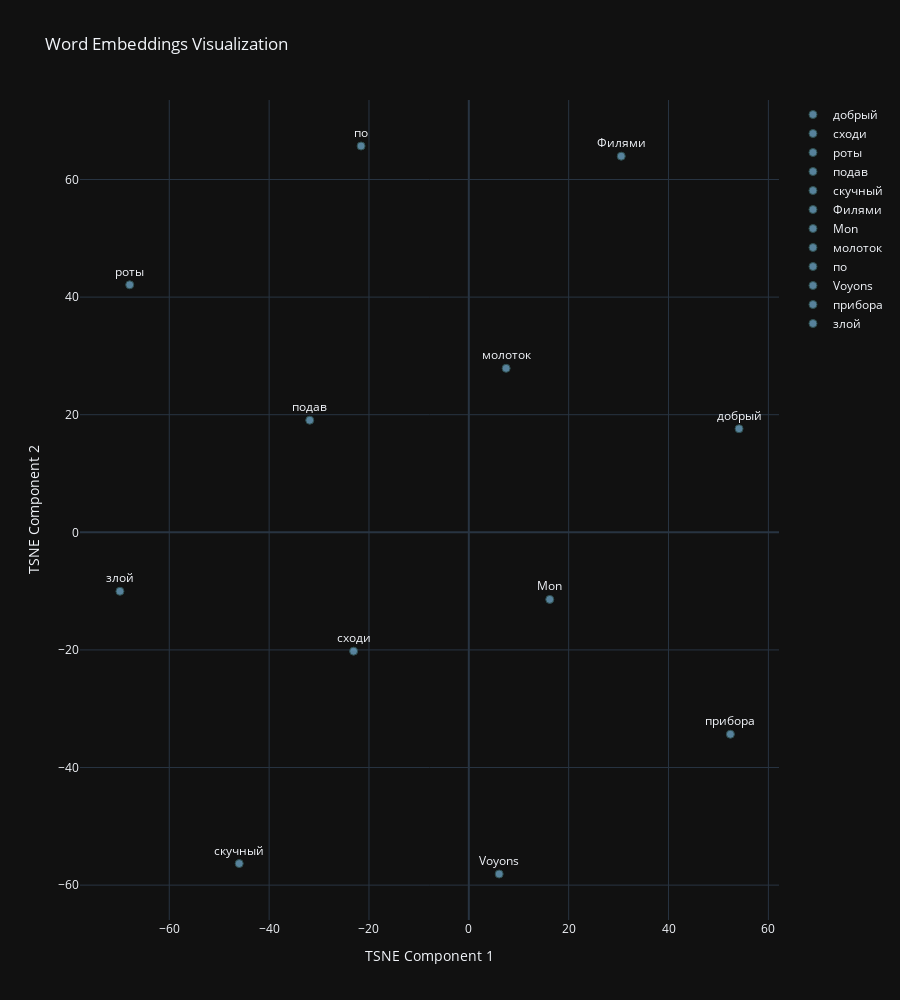

Source (notebook cell):
### Code cell
fake_word = 'злой'
fake_word_idx = tokenizer.encode(fake_word)
fake_embed = model[fake_word_idx]

fake_embed = torch.cat((embed, fake_embed), dim=0)
fake_near = tokenizer.decode(near1) + [fake_word]
Word2Vec.plot_embeddings(fake_near, fake_embed)

### Figure 1 — Plotly figure (JSON) as saved in the notebook; plotly's stock layout.template omitted (floating-point values rounded to 4 significant figures)
{"data": [{"marker": {"color": "rgba(135, 206, 250, 0.6)", "line": {"color": "DarkSlateGrey", "width": 1}, "size": 8}, "mode": "markers+text", "name": "добрый", "text": ["добрый"], "textposition": "top center", "type": "scatter", "x": [54.12], "y": [17.62]}, {"marker": {"color": "rgba(135, 206, 250, 0.6)", "line": {"color": "DarkSlateGrey", "width": 1}, "size": 8}, "mode": "markers+text", "name": "сходи", "text": ["сходи"], "textposition": "top center", "type": "scatter", "x": [-23.08], "y": [-20.21]}, {"marker": {"color": "rgba(135, 206, 250, 0.6)", "line": {"color": "DarkSlateGrey", "width": 1}, "size": 8}, "mode": "markers+text", "name": "роты", "text": ["роты"], "textposition": "top center", "type": "scatter", "x": [-67.93], "y": [42.09]}, {"marker": {"color": "rgba(135, 206, 250, 0.6)", "line": {"color": "DarkSlateGrey", "width": 1}, "size": 8}, "mode": "markers+text", "name": "подав", "text": ["подав"], "textposition": "top center", "type": "scatter", "x": [-31.87], "y": [19.06]}, {"marker": {"color": "rgba(135, 206, 250, 0.6)", "line": {"color": "DarkSlateGrey", "width": 1}, "size": 8}, "mode": "markers+text", "name": "скучный", "text": ["скучный"], "textposition": "top center", "type": "scatter", "x": [-45.99], "y": [-56.33]}, {"marker": {"color": "rgba(135, 206, 250, 0.6)", "line": {"color": "DarkSlateGrey", "width": 1}, "size": 8}, "mode": "markers+text", "name": "Филями", "text": ["Филями"], "textposition": "top center", "type": "scatter", "x": [30.52], "y": [63.97]}, {"marker": {"color": "rgba(135, 206, 250, 0.6)", "line": {"color": "DarkSlateGrey", "width": 1}, "size": 8}, "mode": "markers+text", "name": "Mon", "text": ["Mon"], "textposition": "top center", "type": "scatter", "x": [16.21], "y": [-11.41]}, {"marker": {"color": "rgba(135, 206, 250, 0.6)", "line": {"color": "DarkSlateGrey", "width": 1}, "size": 8}, "mode": "markers+text", "name": "молоток", "text": ["молоток"], "textposition": "top center", "type": "scatter", "x": [7.473], "y": [27.89]}, {"marker": {"color": "rgba(135, 206, 250, 0.6)", "line": {"color": "DarkSlateGrey", "width": 1}, "size": 8}, "mode": "markers+text", "name": "по", "text": ["по"], "textposition": "top center", "type": "scatter", "x": [-21.58], "y": [65.7]}, {"marker": {"color": "rgba(135, 206, 250, 0.6)", "line": {"color": "DarkSlateGrey", "width": 1}, "size": 8}, "mode": "markers+text", "name": "Voyons", "text": ["Voyons"], "textposition": "top center", "type": "scatter", "x": [6.074], "y": [-58.11]}, {"marker": {"color": "rgba(135, 206, 250, 0.6)", "line": {"color": "DarkSlateGrey", "width": 1}, "size": 8}, "mode": "markers+text", "name": "прибора", "text": ["прибора"], "textposition": "top center", "type": "scatter", "x": [52.39], "y": [-34.34]}, {"marker": {"color": "rgba(135, 206, 250, 0.6)", "line": {"color": "DarkSlateGrey", "width": 1}, "size": 8}, "mode": "markers+text", "name": "злой", "text": ["злой"], "textposition": "top center", "type": "scatter", "x": [-69.88], "y": [-10.03]}], "layout": {"height": 1000, "showlegend": true, "title": {"text": "Word Embeddings Visualization"}, "xaxis": {"title": {"text": "TSNE Component 1"}}, "yaxis": {"title": {"text": "TSNE Component 2"}}}}
